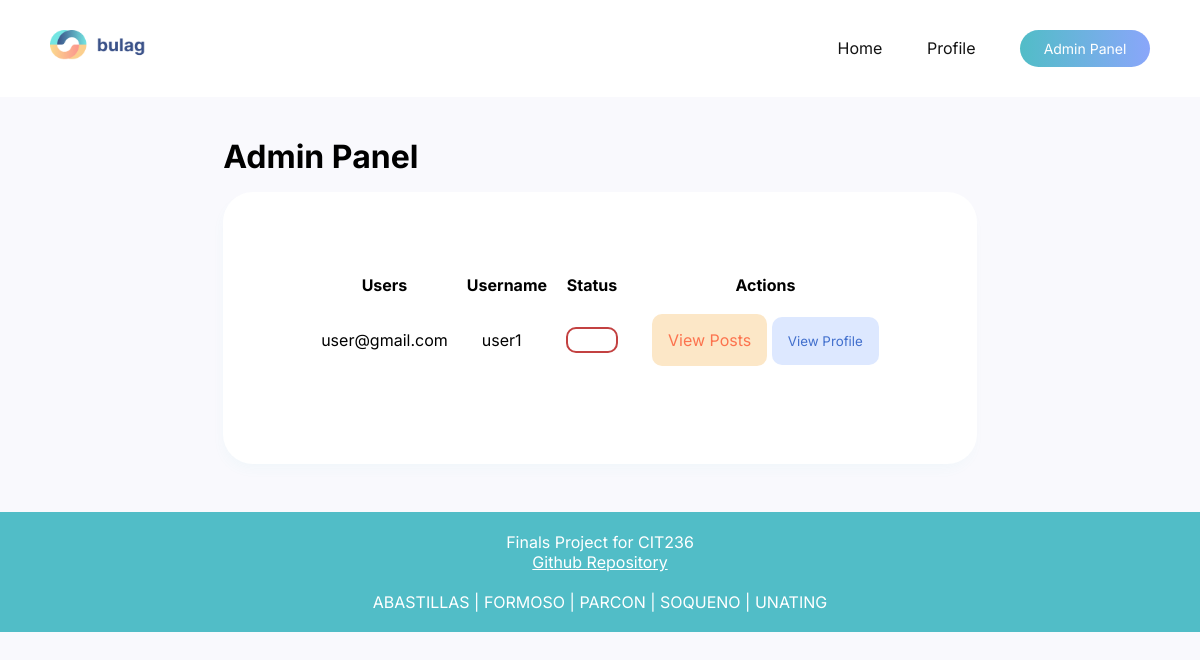
Before: /admin_panel.php with the older database file.
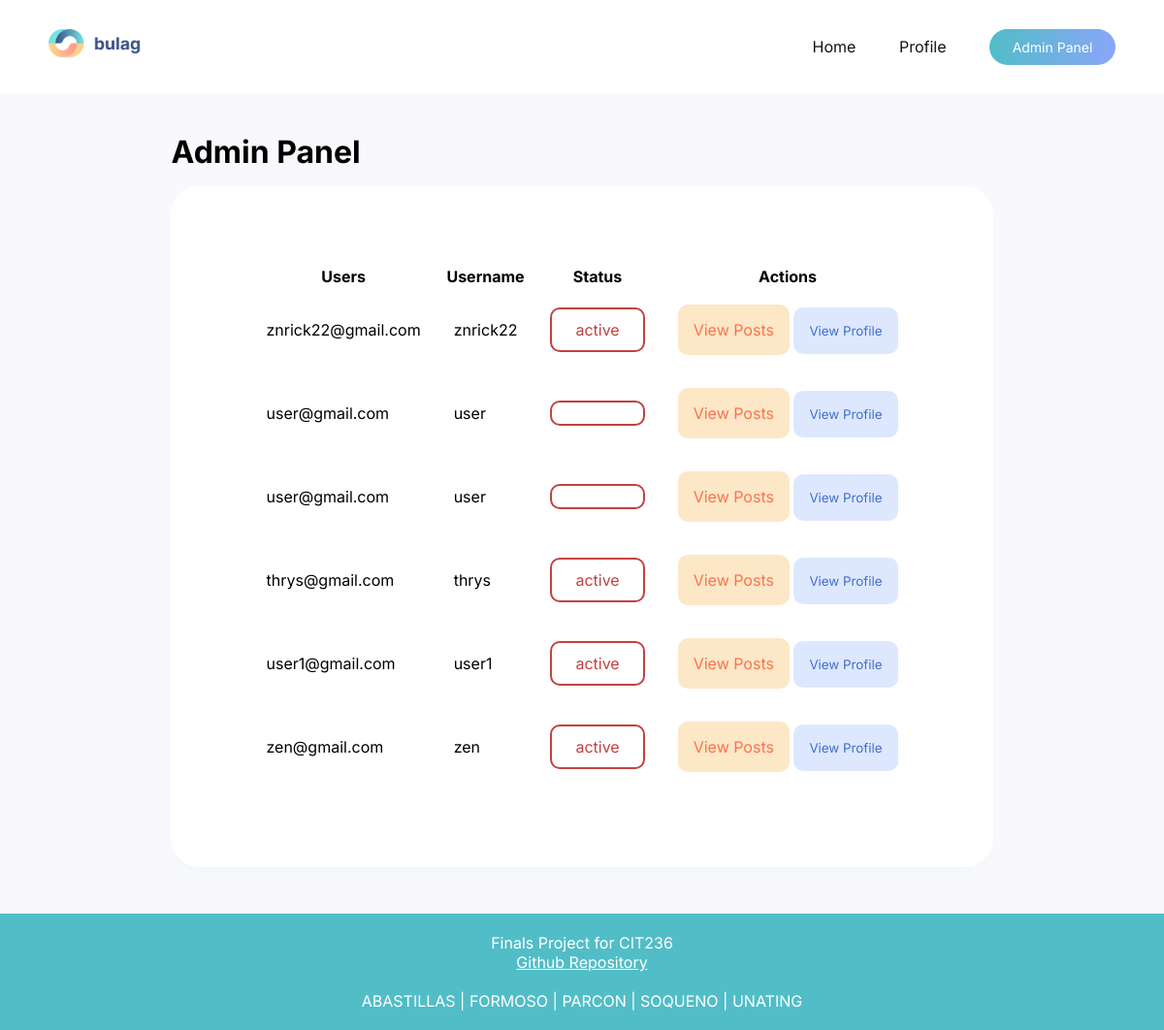
After: the same page with the newer database file.
### tables this page shows
CREATE TABLE IF NOT EXISTS `user` (
  `userID` int(11) NOT NULL AUTO_INCREMENT,
  `role` varchar(255) NOT NULL,
  `username` varchar(255) NOT NULL,
  `password` varchar(255) NOT NULL,
  `email` varchar(255) NOT NULL,
  `user_status` varchar(11) NOT NULL,
  PRIMARY KEY (`userID`)
);

### admin_panel.php (the view, shortened to what this page needs)
<?php
    require ("db_con.php");
    $adminid =$_GET['adminid'];
    $showUsersSql = $conn->prepare ("Select * from user where role='user'");
    $showUsersSql->execute();
    $showUsers = $showUsersSql->fetchAll();
    ?>
<head>
    <link rel="stylesheet" href="styles/admin.css">
</head>
<body>
    <div class="header">
        <img src="images/Logo.png" width="150px" height="30px">
            <div class="header-right">
                <a href="admin_home.php?uid=0&adminid=<?php echo $adminid?>">Home</a>
                <a href="admin_profile.php?uid=0&adminid=<?php echo $adminid?>">Profile</a>
                <a href="admin_panel.php?uid=0&adminid=<?php echo $adminid?>">
                    <button id="loginbtn">Admin Panel</button>
                </a>
            </div>
    </div>
    <div class="body-container">
      <div class="admin-container">
        <h1>Admin Panel</h1>
        <div class="container">
              <table class="panel">
                <tr>
                  <th>Users</th>
                  <th>Username</th>
                  <th>Status</th>
                  <th>Actions</th>
                </tr>
                <?php foreach ($showUsers as $usersList): ?>
                <tr>
                  <td><p><?= $usersList['email']; ?> </p></td>
                  <td><p><?= $usersList['username']; ?> </p></td>
                  <td class="inactive"><p><?= $usersList['user_status']; ?></p></td>
                  <?php $id =$usersList['userID'];?>
                  <td>
                    <div>
                      <button class="btn-posts"><a href="admin_view_posts.php">View Posts</a></button>
                      <button class="btn-profile" type="submit"><a href="admin_view_profile.php?uid=<?php echo $id ?>&adminid=<?php echo $adminid?>">View Profile</a></button>
                    </div>
                  </td>
                </tr>
                <?php endforeach; ?>
              </table>
          </div>
      </div>
    </div>
    <div class="footer">
        Finals Project for CIT236 <br><u><a href="https://github.com/keiruu/CIT236-Blogging-System" class="github-link" target="_blank">Github Repository</a></u></br><br> ABASTILLAS | FORMOSO | PARCON | SOQUENO | UNATING</br>
    </div>
</body>

### styles/admin.css (style rules this page uses)
* { margin: 0; font-family: 'Inter', sans-serif; }
body { background-color: var(--bg); margin: 0; }
.container { display: relative; background-color: white; gap: 4rem; border-radius: 30px; padding: 5rem; box-shadow: -2px 7px 13px -3px rgba(81, 189, 199, 0.05); -webkit-box-shadow: -2px 7px 13px -3px rgba(81, 189, 199, 0.05); -moz-box-shadow: -2px 7px 13px -3px rgba(81, 189, 199, 0.05); }
.body-container { display: flex; flex-direction: column; justify-content: center; align-items: center; margin-bottom: 3rem; }
.admin-container { display: flex; flex-direction: column; gap: 1rem; }
.panel td { padding: 1rem; }
.btn-posts { background-color: var(--lightyellow); color: var(--yellow); border: none; padding: 1rem; border-radius: 10px; cursor: pointer; transition: all 300ms ease; font-size: 16px; }
.btn-posts a { color: var(--yellow); text-decoration: none; }
.btn-profile { background-color: #DDE8FF; color: #416FCD; border: none; padding: 1rem; border-radius: 10px; cursor: pointer; transition: all 300ms ease; }
.btn-profile a { text-decoration: none; color: #416FCD; }
.inactive p { border: 2px solid #C34141; padding: 0.7rem 1.5rem; border-radius: 10px; color: #C34141; }
.header { overflow: hidden; background-color: #ffffff; padding: 30px; margin-bottom: 2.5rem; }
img { float: left; padding-left: 20px; }
.header-right { float: right; }
.header-right a { text-decoration: none; padding: 20px; color: rgb(19, 19, 19); }
#loginbtn { background: rgb(253, 210, 144); background: linear-gradient(90deg, #51BDC7 0%, #8AA6FA 100%); color: white; padding: 10px; border: none; border-radius: 75px; width: 130px; font-family: 'Inter', sans-serif; font-size: 14px; cursor: pointer; }
.footer { position: absolute; padding: 20px; left: 0; right: 0; background-color: #51BDC7; color: white; text-align: center; }
.github-link { text-decoration: none; color: white; }

Changed rows visible on the page:
removed user: email "user@gmail.com", username "user1"
added user: email "znrick22@gmail.com", username "znrick22", user_status "active"
added user: email "user@gmail.com", username "user"
added user: email "user@gmail.com", username "user"
added user: email "thrys@gmail.com", username "thrys", user_status "active"
added user: email "user1@gmail.com", username "user1", user_status "active"
added user: email "zen@gmail.com", username "zen", user_status "active"
